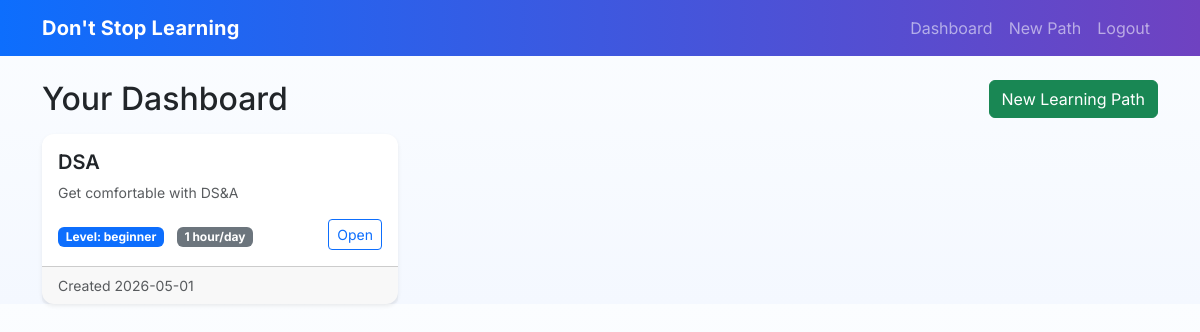
Page /dashboard (signed in) on the committed database.
### app/models.py (models this page shows)
class Roadmap(db.Model):
    id = db.Column(db.Integer, primary_key=True)
    skill = db.Column(db.String(50), nullable=False)
    level = db.Column(db.String(20), nullable=False)      # beginner, intermediate, advanced
    goal = db.Column(db.Text, nullable=False)
    time_per_day = db.Column(db.String(20), nullable=False) # e.g. "1 hour", "2 hours"
    created_at = db.Column(db.DateTime, default=datetime.utcnow)
    user_id = db.Column(db.Integer, db.ForeignKey('user.id'), nullable=False)
    tasks = db.relationship('Task', backref='roadmap', lazy=True, order_by="Task.order")

### app/main/routes.py (the view)
@main.route('/dashboard')
@login_required
def dashboard():
    roadmaps = current_user.roadmaps
    return render_template('main/dashboard.html', roadmaps=roadmaps)

### app/models.py (called while the page is built)
@login_manager.user_loader
def load_user(user_id):
    return User.query.get(int(user_id))

### app/templates/main/dashboard.html (shortened to what this page needs)
{% extends "base.html" %}
{% block content %}
<div class="d-flex justify-content-between align-items-center mb-3">
    <h2 class="mb-0">Your Dashboard</h2>
    <a href="{{ url_for('learning.onboarding') }}" class="btn btn-success">New Learning Path</a>
</div>
{% if roadmaps %}
<div class="row g-4">
    {% for roadmap in roadmaps %}
    <div class="col-md-6 col-lg-4">
        <div class="card shadow-sm h-100 border-0">
            <div class="card-body">
                <h5 class="card-title">{{ roadmap.skill }}</h5>
                <p class="text-muted small mb-3">{{ roadmap.goal }}</p>
                <div class="d-flex justify-content-between align-items-center">
                    <div>
                        <span class="badge bg-primary">Level: {{ roadmap.level }}</span>
                        <span class="badge bg-secondary ms-2">{{ roadmap.time_per_day }}/day</span>
                    </div>
                    <a href="{{ url_for('learning.view_roadmap', roadmap_id=roadmap.id) }}"
                        class="btn btn-outline-primary btn-sm">Open</a>
                </div>
            </div>
            <div class="card-footer small text-muted">Created {{ roadmap.created_at.strftime('%Y-%m-%d') }}</div>
        </div>
    </div>
    {% endfor %}
</div>
{% endif %}
{% endblock %}

### app/static/css/style.css (style rules this page uses)
:root { --brand-1: #0d6efd; --brand-2: #6f42c1; --muted: #6c757d; }
body { font-family: "Inter", system-ui, -apple-system, "Segoe UI", Roboto, "Helvetica Neue", Arial; background: linear-gradient(180deg, #fbfdff 0%, #f4f8ff 100%); color: #212529; }
.card { border-radius: 12px; }
.card h5 { font-weight: 600; }

### rows in the picture
Roadmap: skill "DSA", goal "Get comfortable with DS&A", level "beginner", time_per_day "1 hour", created_at "2026-05-01"
